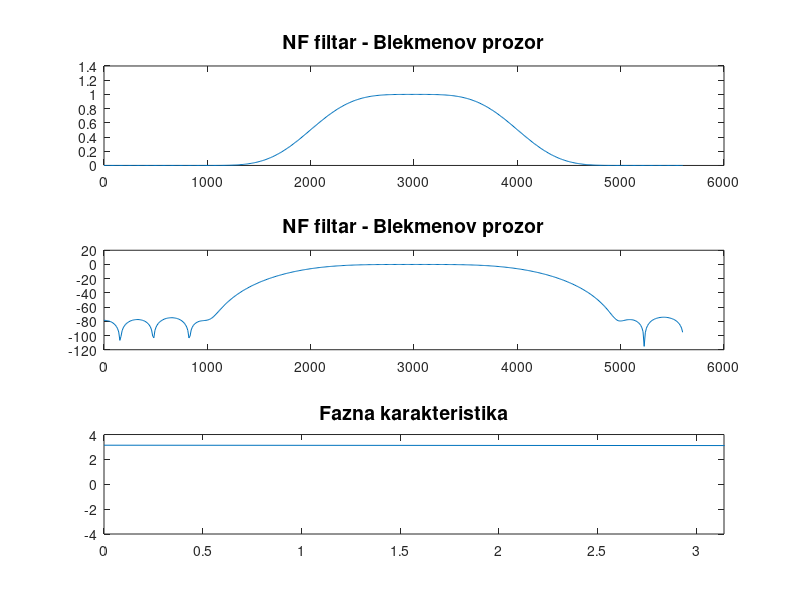
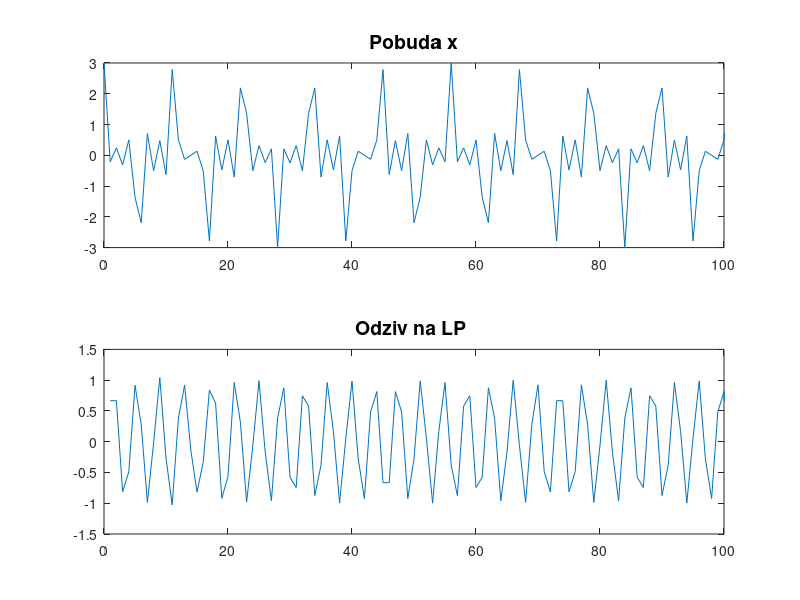

The MATLAB script that drew these images, in order:
M=34;

fs = 11200;
fn = [2000 4000];
blekmenov = blackman(M);

N = M-1; %potrebni red filtra
b = fir1 (N, fn/(fs/2), blekmenov);
%racunanje spektra u 1024 tacke koriscenjem FFT
N_fft = 1024;
B = fft (b, N_fft);

%odredjivanje amplitudskih karakteristika
Ba = abs(B(1:N_fft/2));
F = angle(B(1:N_fft/2));
%crtanje amplitudskih karakteristika na jednom grafiku
n = 0:N_fft/2-1;
f = n*(fs/2)/(N_fft/2-1);

subplot (3, 1, 1), plot (f, Ba), title ('NF filtar - Blekmenov prozor', 'FontSize', 14);
subplot (3, 1, 2), plot (f, 20*log10(Ba)), title ('NF filtar - Blekmenov prozor', 'FontSize', 14);
subplot(3, 1, 3),plot (f, F),title('Fazna karakteristika', 'FontSize', 14);
xlim([0 pi])

%PREKO FURIJEA

n = 0:1023;
x = cos(2*pi*1000/fs*n) + cos(2*pi*3000/fs*n)+ cos(2*pi*5000/fs*n);

figure
subplot(2, 1, 1), plot(n, x), title ('Pobuda x', 'FontSize', 14);
xlim([0 100]);

X = fft(x, N_fft)

y = ifft(X.*B);

subplot(2, 1, 2), plot(1:numel(y), y), title ('Odziv na LP ', 'FontSize', 14), xlim([0 100]);